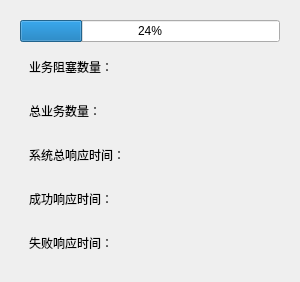
<?xml version="1.0" encoding="UTF-8"?>
<ui version="4.0">
 <class>DialogResult</class>
 <widget class="QDialog" name="DialogResult">
  <property name="geometry">
   <rect>
    <x>0</x>
    <y>0</y>
    <width>300</width>
    <height>221</height>
   </rect>
  </property>
  <property name="maximumSize">
   <size>
    <width>300</width>
    <height>221</height>
   </size>
  </property>
  <property name="windowTitle">
   <string>仿真结果</string>
  </property>
  <property name="windowIcon">
   <iconset resource="resource.qrc">
    <normaloff>:/img/message.png</normaloff>:/img/message.png</iconset>
  </property>
  <layout class="QVBoxLayout" name="verticalLayout">
   <item>
    <widget class="QWidget" name="widget" native="true">
     <layout class="QVBoxLayout" name="verticalLayout_2">
      <item>
       <widget class="QProgressBar" name="progressBar">
        <property name="value">
         <number>24</number>
        </property>
       </widget>
      </item>
      <item>
       <widget class="QWidget" name="widget_2" native="true">
        <layout class="QHBoxLayout" name="horizontalLayout">
         <item>
          <widget class="QLabel" name="label">
           <property name="text">
            <string>业务阻塞数量：</string>
           </property>
          </widget>
         </item>
         <item>
          <widget class="QLabel" name="label_block_num">
           <property name="text">
            <string/>
           </property>
          </widget>
         </item>
         <item>
          <spacer name="horizontalSpacer">
           <property name="orientation">
            <enum>Qt::Horizontal</enum>
           </property>
           <property name="sizeHint" stdset="0">
            <size>
             <width>40</width>
             <height>20</height>
            </size>
           </property>
          </spacer>
         </item>
        </layout>
       </widget>
      </item>
      <item>
       <widget class="QWidget" name="widget_5" native="true">
        <layout class="QHBoxLayout" name="horizontalLayout_2">
         <item>
          <widget class="QLabel" name="label_3">
           <property name="text">
            <string>总业务数量：</string>
           </property>
          </widget>
         </item>
         <item>
          <widget class="QLabel" name="label_traffic_num">
           <property name="text">
            <string/>
           </property>
          </widget>
         </item>
         <item>
          <spacer name="horizontalSpacer_2">
           <property name="orientation">
            <enum>Qt::Horizontal</enum>
           </property>
           <property name="sizeHint" stdset="0">
            <size>
             <width>40</width>
             <height>20</height>
            </size>
           </property>
          </spacer>
         </item>
        </layout>
       </widget>
      </item>
      <item>
       <widget class="QWidget" name="widget_6" native="true">
        <layout class="QHBoxLayout" name="horizontalLayout_3">
         <item>
          <widget class="QLabel" name="label_5">
           <property name="text">
            <string>系统总响应时间：</string>
           </property>
          </widget>
         </item>
         <item>
          <widget class="QLabel" name="label_all_time">
           <property name="text">
            <string/>
           </property>
          </widget>
         </item>
         <item>
          <spacer name="horizontalSpacer_3">
           <property name="orientation">
            <enum>Qt::Horizontal</enum>
           </property>
           <property name="sizeHint" stdset="0">
            <size>
             <width>40</width>
             <height>20</height>
            </size>
           </property>
          </spacer>
         </item>
        </layout>
       </widget>
      </item>
      <item>
       <widget class="QWidget" name="widget_4" native="true">
        <layout class="QHBoxLayout" name="horizontalLayout_4">
         <item>
          <widget class="QLabel" name="label_7">
           <property name="text">
            <string>成功响应时间：</string>
           </property>
          </widget>
         </item>
         <item>
          <widget class="QLabel" name="label_success_time">
           <property name="text">
            <string/>
           </property>
          </widget>
         </item>
         <item>
          <spacer name="horizontalSpacer_4">
           <property name="orientation">
            <enum>Qt::Horizontal</enum>
           </property>
           <property name="sizeHint" stdset="0">
            <size>
             <width>40</width>
             <height>20</height>
            </size>
           </property>
          </spacer>
         </item>
        </layout>
       </widget>
      </item>
      <item>
       <widget class="QWidget" name="widget_3" native="true">
        <layout class="QHBoxLayout" name="horizontalLayout_5">
         <item>
          <widget class="QLabel" name="label_10">
           <property name="text">
            <string>失败响应时间：</string>
           </property>
          </widget>
         </item>
         <item>
          <widget class="QLabel" name="label_fail_time">
           <property name="text">
            <string/>
           </property>
          </widget>
         </item>
         <item>
          <spacer name="horizontalSpacer_5">
           <property name="orientation">
            <enum>Qt::Horizontal</enum>
           </property>
           <property name="sizeHint" stdset="0">
            <size>
             <width>40</width>
             <height>20</height>
            </size>
           </property>
          </spacer>
         </item>
        </layout>
       </widget>
      </item>
     </layout>
    </widget>
   </item>
  </layout>
 </widget>
 <resources>
  <include location="resource.qrc"/>
 </resources>
 <connections/>
</ui>
